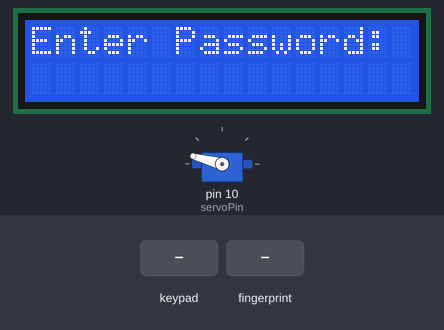
The sketch below on a simulated Arduino Uno, built with avr-gcc and run on an emulated ATmega328P. Shown: 16×2 character LCD, servo. The inputs (shaded band) are chosen by the test bench. What the sketch prints to the serial monitor is not drawn.

Above: at 2.2 s.
2.3 s: keypad keys 1 2 3 4 # pressed 0.4 s apart
At 5.6 s:
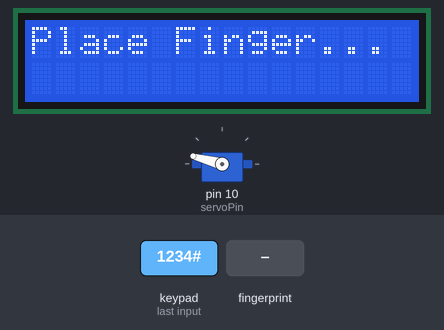
5.8 s: finger stored as number 1 placed on the sensor
At 6.7 s:
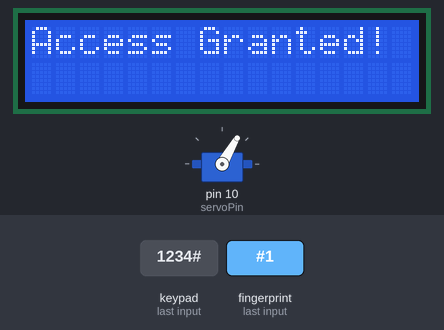
8.8 s: key '#' pressed
At 11.5 s:
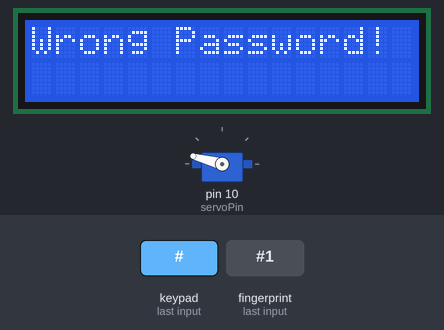
11.8 s: keypad keys 1 2 3 4 A pressed 0.4 s apart
At 14.6 s:
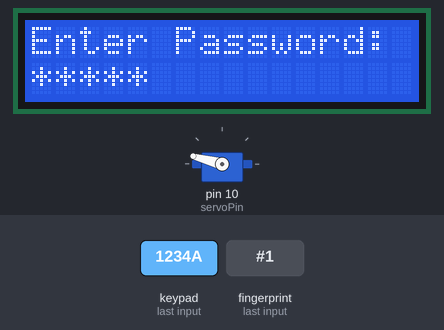
15.3 s: keypad keys 1 2 3 4 D pressed 0.4 s apart
At 17.2 s:
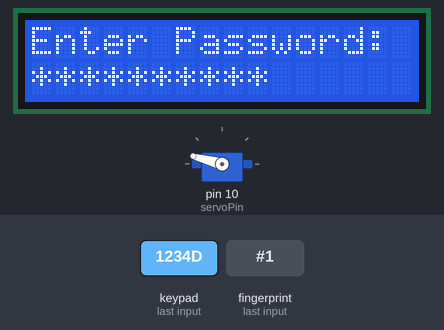
18.8 s: key '1' pressed
At 19.9 s:
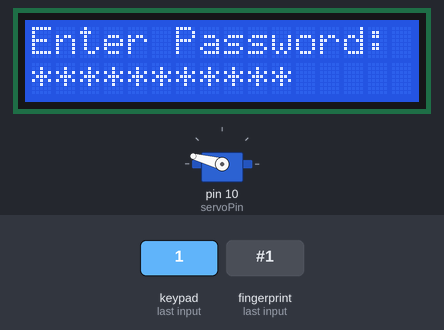
Timing chart, 0 to 21.3 s (numbered marks = the images above; inputs shaded):
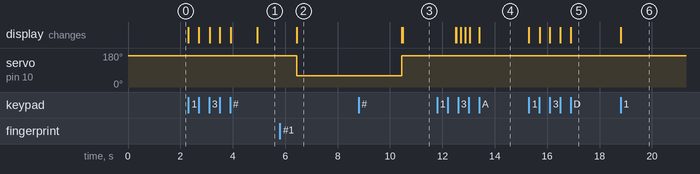

Measured:
- after the input at 2.3 s, the display: first changes at once (image 1 shows a later state)
- after the input at 5.8 s, servo on pin 10 (servoPin): 165° → 60° after 0.64 s; the display: changes after 0.64 s (image 2)
- after the input at 8.8 s, the display: first differs from a run without the input after 1.7 s (image 3)
- after the input at 11.8 s, the display: first differs from a run without the input after 0.73 s (image 4 shows a later state)
- after the input at 15.3 s, the display: first changes at once (image 5 shows a later state)
- after the input at 18.8 s, the display: changes at once (image 6)

The sketch:

final_project.ino
```cpp
#include <Servo.h>
#include <Keypad.h>
#include <Wire.h>
#include <LiquidCrystal_I2C.h>
#include <SoftwareSerial.h>
#include <Adafruit_Fingerprint.h>


const byte ROWS = 4;
const byte COLS = 4;
char keys[ROWS][COLS] = {
  {'1','2','3','A'},
  {'4','5','6','B'},
  {'7','8','9','C'},
  {'*','0','#','D'}
};
byte rowPins[ROWS] = {A0, A1, A2, A3};
byte colPins[COLS] = {5, 6, 7, 8};
Keypad keypad = Keypad(makeKeymap(keys), rowPins, colPins, ROWS, COLS);


LiquidCrystal_I2C lcd(0x27, 16, 2);


Servo myServo;
const int servoPin = 10;


const String password = "1234";
String inputPassword = "";


SoftwareSerial mySerial(2, 3);
Adafruit_Fingerprint finger = Adafruit_Fingerprint(&mySerial);

void setup() {
  lcd.begin(16, 2);
  lcd.backlight();
  lcd.print("Enter Password:");

  myServo.attach(servoPin);
  myServo.write(165);

  Serial.begin(9600);
  finger.begin(57600);

  if (finger.verifyPassword()) {
    Serial.println("Fingerprint sensor OK!");
  } else {
    lcd.clear();
    lcd.print("Sensor Error!");
    while (1);
  }
}

void loop() {
  char key = keypad.getKey();

  if (key) {
    if (key == '#') {
      lcd.clear();
      if (inputPassword == password) {
        lcd.print("Scan Fingerprint:");
        delay(1000);
        verifyFingerprint();
      } else {
        lcd.print("Wrong Password!");
        delay(2000);
        resetSystem();
      }
    } else if (key == '*') {
      inputPassword = "";
      resetSystem();
    } else {
      inputPassword += key;
      lcd.setCursor(inputPassword.length() - 1, 1);
      lcd.print("*");
    }
  }
}

void verifyFingerprint() {
  int fingerprintID = -1;
  lcd.clear();
  lcd.print("Place Finger...");

  while (fingerprintID == -1) {
    uint8_t p = finger.getImage();
    switch (p) {
      case FINGERPRINT_OK:
        finger.image2Tz();
        p = finger.fingerFastSearch();
        if (p == FINGERPRINT_OK) {
          fingerprintID = finger.fingerID;
        }
        break;
      case FINGERPRINT_NOFINGER:
        delay(500);
        break;
      default:
        lcd.clear();
        lcd.print("Sensor Error!");
        delay(2000);
        resetSystem();
        return;
    }
  }


  if (fingerprintID > 0) {
    lcd.clear();
    lcd.print("Access Granted!");
    myServo.write(60);
    delay(4000);
    myServo.write(165);
  } else {
    lcd.clear();
    lcd.print("Access Denied!");
    delay(2000);
  }
  resetSystem();
}

void resetSystem() {
  inputPassword = "";
  lcd.clear();

  lcd.print("Enter Password:");
}
```
